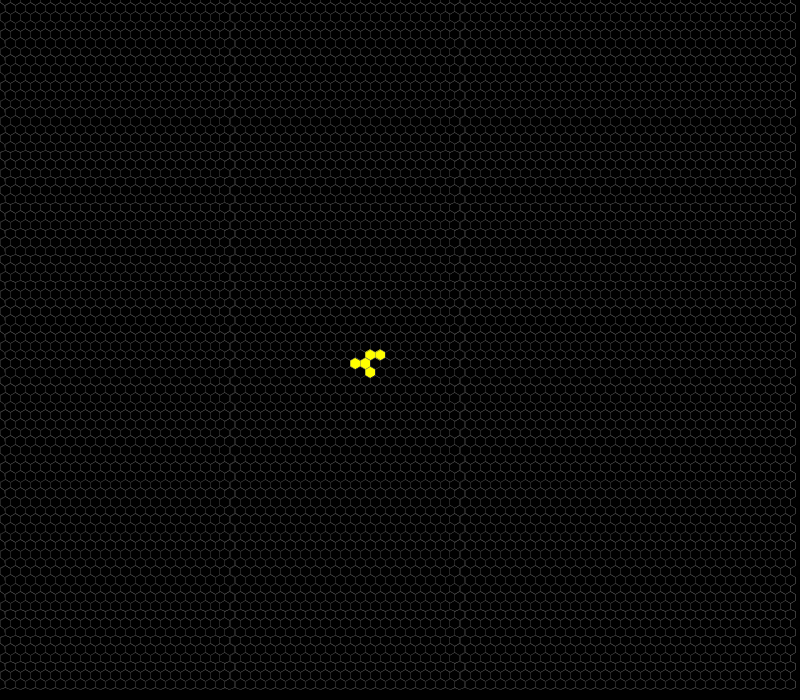
Frame 1 (no input)
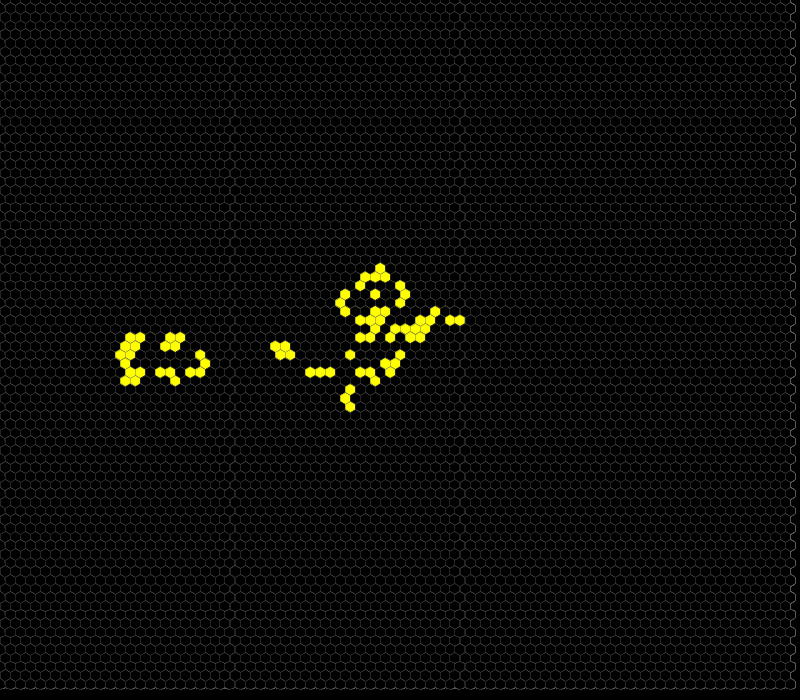
Frame 60 (the mouse pressed at the canvas centre just before this capture)
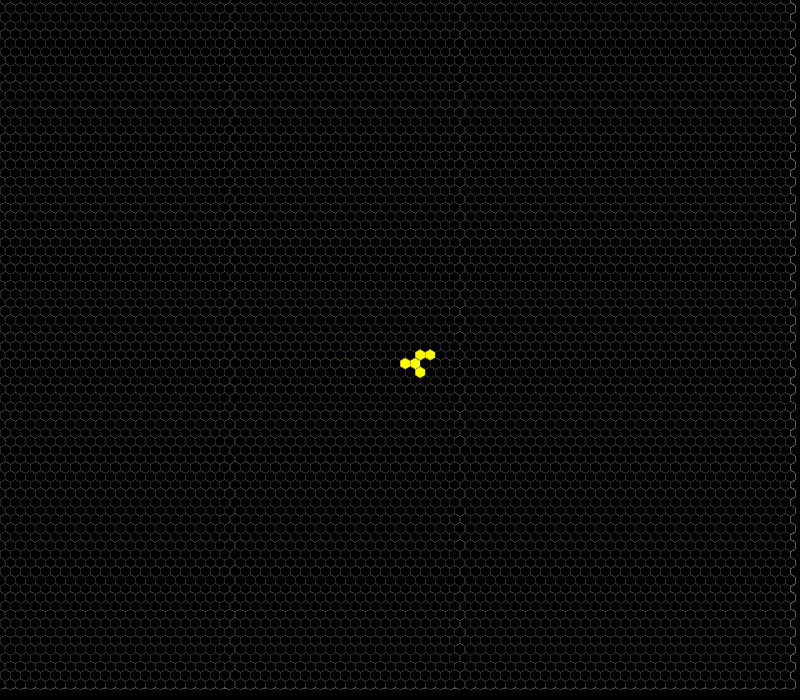
Frame 120 (the mouse held since frame 60 and released just before this capture)

The Processing sketch that drew these frames (run headless with seeded random() and noise(); from frame 60 on, the mouse is pressed at the canvas centre):

// Processing sketch: golHex
// ── golHex.pde
// arrays in processing
// declare, create array (how long is it),initalize and use
// declare name and type

// init and create
//int[][] world = new int [80][80];
//int[][] newWorld = new int[80][80];
// not really game of life on a hexagon
// just gol visualized on a hexagon
// neighobors are still calculated as the eight on a grid
// i just loop through the grid of hexagons and plot live or dead cells
// it has a nice effect but it is not truly checing neighbors
//

int [][] world;
int [][] newWorld;
int cols =80;
int rows = 80;

int sz = 10;
//int hxs= 10;
float r = sz/sqrt(3);

void setup() {
  size(800, 700);
  world = new int [cols][rows];
  newWorld = new int [cols][rows];
  background(0);
  strokeWeight(0.4);
  stroke(90);
 // stroke(0);
  //makeRndStart();
  //makeglide();
  makeRpent();
  showWorld();
  frameRate(10);
  //println(newWorld[3][2]);
}


void draw() {
  showWorld();
  update();
  if (mousePressed) {
    if (mouseX > width/2) {
      makeRndStart();
    } else {
      makeRpent();
    }
  }
}

int getNeighbors(int j, int i) {  // y and x coorodinate of the two dim array
  int sum = 0;
  for (int y = -1; y < 2; y++) {
    for (int x = -1; x < 2; x++) {
      int col = (x + i + cols) % cols;
      int row = (y + j + rows) % rows;
      sum += world[row][col];
    }
  }
  sum -= world[j][i];
  return sum;
}



void update() {

  for (int j=0; j< world.length; j++) {  // row or y    
    for (int i=0; i< world[j].length; i++) { // column or x   
      int neigh = getNeighbors(j, i); // start with more or less random parts
      if (world[j][i] == 1 && neigh == 2 || world[j][i] == 1 && neigh ==3 ) {     // keeps living
        newWorld[j][i] = 1;
      } else if (world[j][i] == 0 && neigh == 3) {    // comes to life
        newWorld[j][i] = 1;
      } else {
        newWorld[j][i] = 0;  // else zero
      }
    }
  }

  // arrayCopy(newWorld,world); this does not work  need to manually copy the array

  for (int j=0; j< world.length; j++) {  //  
    for (int i=0; i< world[j].length; i++) {
      world[j][i] = newWorld[j][i];
    }
  }
}


void makeRndStart() {
  int perChance = int(random(3, 10));
  for (int j=0; j< world.length; j++) {  // row or y
    for (int i=0; i< world[j].length; i++) { // column or x
      int state = int(random(perChance)); // start with more or less random parts
      //println(state);
      if (state == 1) {
        world[j][i] = 1;
      } else {
        world[j][i] = 0;
      }
    }
  }
}

void makeglide() {

  // glider
  world[38][42] =1;
  world[39][43] =1;
  world[40][41] =1;
  world[40][42]=1;
  world[40][43]=1;
}


void makeRpent() {
  // clears it
 for (int j=0; j< world.length; j++) {  // row or y
    for (int i=0; i< world[j].length; i++) { // column or x
       world[j][i] = 0;
    }
  }
  int offset = floor(random(-5,5));
  // rpent
  world[42][38-offset] =1;
  world[43][38-offset] =1;
  world[41][38-offset] =1;
  world[42][37-offset]=1;
  world[41][39-offset]=1;
 
  // smaller
 //  world[22][18-offset] =1;
//  world[23][18-offset] =1;
//  world[21][18-offset] =1;
//  world[22][17-offset]=1;
 // world[21][19-offset]=1;
}



void showWorld() {
 
  color clr;
  for (int j=0; j< world.length; j++) {  // row or y
    for (int i=0; i< world[j].length; i++) { // column or x
      if (world[j][i] == 1) {
       clr = color(255, 255, 0);
      } else {
       clr = color(0);
      }
      if (j%2 == 0){
       // offset
      hexagon(i*r*sqrt(3)-r/2*sqrt(3),j*r*1.5,r,clr);
     }else{
       
      // normal spacing
      hexagon(i*r*sqrt(3),j*r*1.5,r,clr);
   }
    }
  }
}


//hexagon

void hexagon(float sx, float sy, float len, color clr){
  fill(clr);
  int outangle = 60;
  beginShape();
  // was 0 to 360 but the orientation was wrong
  // 90 to 510 0r 450 with close shape
  for (int a =90; a < 450; a+= outangle){
   float x = len * cos(radians(a))+ sx;
   float y = len * sin(radians(a))+ sy;
   vertex(x,y);
    
  }
  endShape(CLOSE);
 
}
